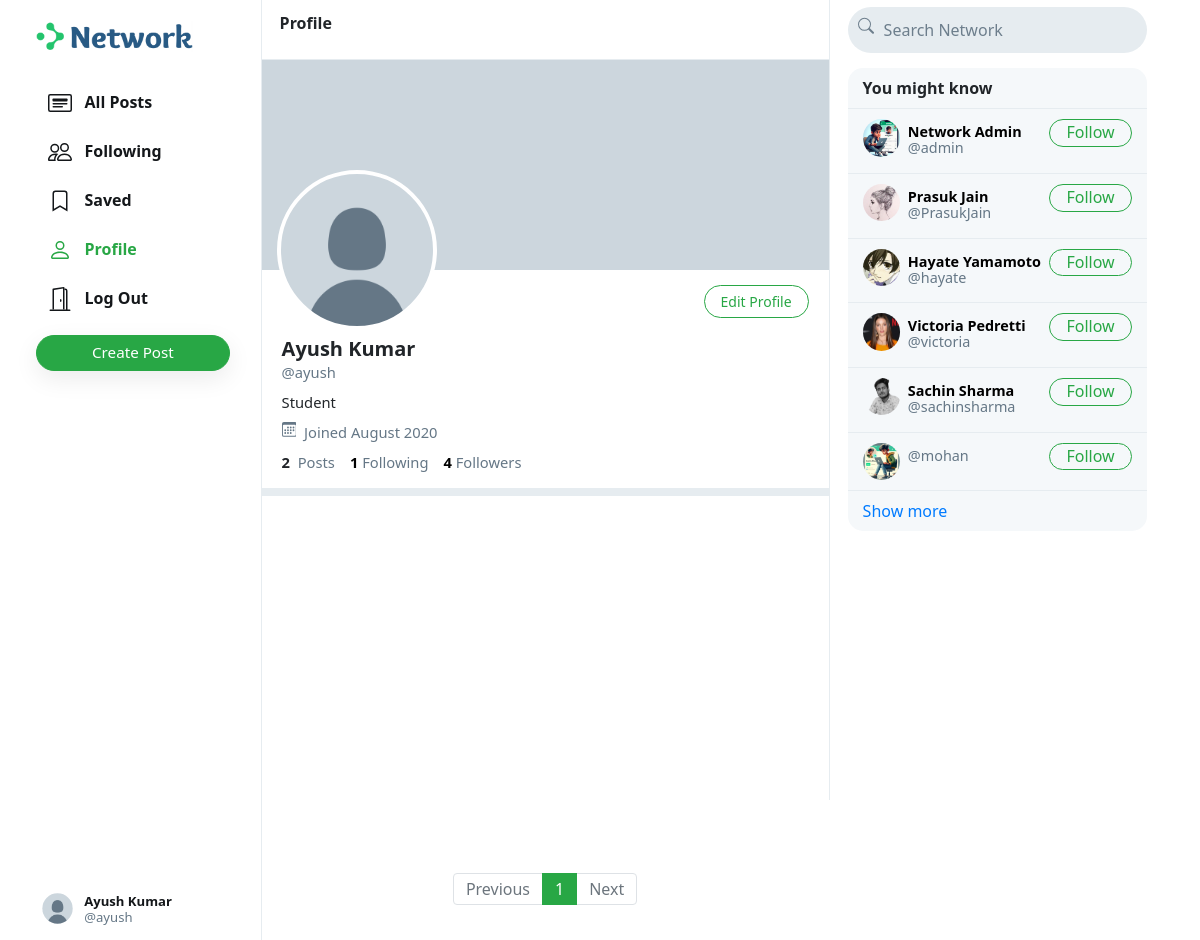
The app's page /ayush (signed in) with its own data.
### network/models.py (models this page shows, shortened)
class User(AbstractUser):
    profile_pic = models.ImageField(upload_to='profile_pic/')
    bio = models.TextField(max_length=160, blank=True, null=True)
    cover = models.ImageField(upload_to='covers/', blank=True)

### network/views.py (the view)
# urls.py: path("<str:username>", views.profile, name='profile'),
def profile(request, username):
    user = User.objects.get(username=username)
    all_posts = Post.objects.filter(creater=user).order_by('-date_created')
    paginator = Paginator(all_posts, 10)
    page_number = request.GET.get('page')
    if page_number == None:
        page_number = 1
    posts = paginator.get_page(page_number)
    followings = []
    suggestions = []
    follower = False
    if request.user.is_authenticated:
        followings = Follower.objects.filter(followers=request.user).values_list('user', flat=True)
        suggestions = User.objects.exclude(pk__in=followings).exclude(username=request.user.username).order_by("?")[:6]
        if request.user in Follower.objects.get(user=user).followers.all():
            follower = True
    follower_count = Follower.objects.get(user=user).followers.all().count()
    following_count = Follower.objects.filter(followers=user).count()
    return render(request, 'network/profile.html', {
        "username": user,
        "posts": posts,
        "posts_count": all_posts.count(),
        "suggestions": suggestions,
        "page": "profile",
        "is_follower": follower,
        "follower_count": follower_count,
        "following_count": following_count
    })

### network/templates/network/profile.html (shortened to what this page needs)
{% extends 'network/index.html' %}
{% load static %}
{% block profile %}
    <div class="profile-view" data-user="{{username.username}}">
        <div class="cover-image" style="background-image: url(/media/{{username.cover}})"></div>
        <div class="profile-image" style="background-image: url(/media/{{username.profile_pic}})"></div>
        <div class="profile-details">
            <div>
                {% if user.username == username.username %}
                <a href="{% url 'edit_profile' %}">
                    <button class="btn btn-outline-success float-right merabutton" id="edit-profile-btn" >Edit Profile</button>
                </a>
                {% elif is_follower %}
                    <button class="btn btn-success float-right merabutton" onclick="unfollow_user(this,'{{username.username}}','edit_page')"   id="following-btn">Following</button>
                {% else %}
                    <button class="btn btn-outline-success float-right merabutton" onclick="follow_user(this,'{{username.username}}','edit_page')"  id="follow-btn">Follow</button>
                {% endif %}
            </div>
            <div class="details-data">
                <h5>{{username.first_name}} {{username.last_name}}</h5>
                <div class="grey">@{{username.username}}</div>
                <div class="bio">
                    {% if username.bio is not None %}
                        {{username.bio}}
                    {% endif %}
                </div>
                <div class="grey" style="padding: 8px 0px;">
                    &nbsp;Joined {{username.date_joined | date:"F Y"}}
                </div>
                <div>
                    <strong>
                        {{posts_count}}
                    </strong>
                    &nbsp;<span class="grey">Posts</span>
                    <a href="#">
                        <strong id="following__count">{{following_count | default:0}}</strong>&nbsp;<span class="grey">Following</span>
                    </a>
                    <a href="#">
                        <strong id="follower__count">{{follower_count | default:0}}</strong>&nbsp;<span class="grey">Followers</span>
                    </a>
                </div>
            </div>
        </div>
    </div>
    <div class="space"></div>
{% endblock %}

### network/templates/network/layout.html (shortened to what this page needs)
{% load static %}
<!DOCTYPE html>
<html lang="en">
    <head>
        <link rel="stylesheet" href="https://stackpath.bootstrapcdn.com/bootstrap/4.4.1/css/bootstrap.min.css">
        <link href="{% static 'network/styles.css' %}" rel="stylesheet">
    </head>
    <body>
        <div class="body" data-page="{{page}}">
            <div class="sidenav">
                <a href="{% url 'index' %}" class="navbar-brand">
                    <img src="{% static 'network/Images/logo.png' %}" height="31px">
                </a>
                <div style="height: 100%;">
                    <div>
                        <div>
                            <ul>
                                <li class="nav-item" id="all_posts">
                                <a href="{% url 'index' %}" class="nav-link">
                                    <div>
                                        &nbsp;&nbsp;All Posts
                                    </div>
                                </a>
                                </li>
                                {% if user.is_authenticated %}
                                    <li class="nav-item" id="following">
                                        <a href="{% url 'following' %}" class="nav-link">
                                            <div>
                                                &nbsp;&nbsp;Following
                                            </div>
                                        </a>
                                    </li>
                                    <li class="nav-item" id="saved">
                                        <a href="{% url 'saved' %}" class="nav-link">
                                            <div>
                                                <svg width="1.5em" height="1.5em" viewBox="0 0 16 16" class="bi bi-bookmark" fill="currentColor" xmlns="http://www.w3.org/2000/svg">
                                                    <path fill-rule="evenodd" d="M8 12l5 3V3a2 2 0 0 0-2-2H5a2 2 0 0 0-2 2v12l5-3zm-4 1.234l4-2.4 4 2.4V3a1 1 0 0 0-1-1H5a1 1 0 0 0-1 1v10.234z"/>
                                                  </svg>
                                                &nbsp;&nbsp;Saved
                                            </div>
                                        </a>
                                    </li>
                                    <li class="nav-item" id="profile">
                                        <a href="{% url 'profile' user.username %}" class="nav-link">
                                            <div>
                                                &nbsp;&nbsp;Profile
                                            </div>
                                        </a>
                                    </li>
                                    <li class="nav-item" id="logout">
                                        <a href="{% url 'logout' %}" class="nav-link">
                                            <div>
                                                &nbsp;&nbsp;Log Out
                                            </div>
                                        </a>
                                    </li>
                                {% endif %}
                            </ul>
                        </div>
                        {% if user.is_authenticated %}
                            <button id="popup-btn" class="btn btn-success new-post-btn" onclick="createpost()">Create Post</button>
                        {% endif %}
                    </div>
                    <div style="position: absolute; bottom: 10px;">
                        {% if user.is_authenticated %}
                            <li class="nav-item sidenav-user">
                                <a href="{% url 'profile' user.username %}" class="nav-link">
                                    <div class="user_account">
                                        <div class="small-profilepic" style="float: left; background-image: url(/media/{{user.profile_pic}})"></div>
                                        <div style="height: 2.7vw; margin: auto;">
                                            <div style="margin-top: 4px;"><strong>{{user.first_name}} {{user.last_name}}</strong></div>
                                            <div class="grey" style="margin-top: 4px;">@{{ user.username }}</div>
                                        </div>
                                    </div>
                                </a>
                            </li>
                        {% endif %}
                    </div>
                </div>
            </div>
            {% block body %}
            {% endblock %}
            <div class="right-div">
                <nav class="head">
                    <form action="#">
                        <div class="search-div">
                            <div>
                            </div>
                            <input type="text" name="query" id="search-box" placeholder="Search Network">
                        </div>
                    </form>
                </nav>
                <div class='right-div-content'>
                    <div class="space" style="background-color: white;"></div>
                    {% if user.is_authenticated %}
                        <div class="suggestion-box">
                            <div class="suggestion-header">
                                You might know
                            </div>
                            {% for suggestion in suggestions %}
                                <div class="suggestion-user">
                                    <div>
                                        <a href="{% url 'profile' suggestion.username %}">
                                            <div class="small-profilepic" style="background-image: url(/media/{{suggestion.profile_pic}})"></div>
                                        </a>
                                    </div>
                                    <div class="user-details">
                                        <a href="{% url 'profile' suggestion.username %}">
                                            <div id="user-name">
                                                <strong>
                                                    {{suggestion.first_name}} {{suggestion.last_name}}
                                                </strong>
                                            </div>
                                            <div class="grey">@{{suggestion.username}}</div>
                                        </a>
                                    </div>
                                    <div>
                                        <button class="btn btn-outline-success" type="button" onclick="follow_user(this,'{{suggestion.username}}','suggestion')">Follow</button>
                                    </div>
                                </div>
                            {% empty %}
                                    <div style="text-align: center; border-bottom: .5px solid #e6ecf0; padding: 10px 15px;">
                                        <span class="grey" style="font-size: .9em;">No suggestions available.</span>
                                    </div>
                            {% endfor %}
                            <div class="suggestion-footer">
                                <a href="#">Show more</a>
                            </div>
                        </div>
                    {% endif %}
                </div>
            </div>
        </div>
    </body>
</html>

### network/static/network/styles.css (style rules this page uses)
.body { display: flex; min-height: 100%; font-family: system-ui, sans-serif; }
.merabutton { font-size: 14px; }
.btn { border-radius: 20px; padding: 0.32rem 1rem 0.375rem 1rem; }
.btn, .btn:focus, .btn:active { box-shadow: none !important; -webkit-box-shadow: none !important; }
.grey { color: #657786; }
svg { vertical-align: text-top; }
.sidenav { height: 100%; width: 21.8%; position: fixed; top: 0; left: 0; padding: 15px; list-style: none; border-right: .5px solid #e6ecf0; z-index: 100; padding-left: 3%; background-color: white; }
.sidenav ul { list-style: none; padding-left: 0px; margin-top: 3vh; }
.sidenav li { margin-top: 7px; }
.sidenav .nav-link { color: #14171a; line-height: .7em; font-weight: 700; padding: 0px; }
.sidenav .nav-link>div { padding: 10px 20px 8px 12px; border-radius: 25px; line-height: 0.9em; width: max-content; }
.new-post-btn { padding-left: 55px !important; padding-right: 55px !important; font-size: .95em; font-weight: 530; box-shadow: rgba(0, 0, 0, 0.08) 0px 8px 24px !important; }
.user_account { display: flex; font-size: .82rem; font-weight: normal; padding-top: 3px !important; padding-bottom: 3px !important; padding-left: 3px !important; }
.user_account .small-profilepic { transform: scale(.82); margin-left: auto; margin-top: auto; }
.active a { color: #28a745 !important; }
.head { height: 7.5vh; }
.small-profilepic { width: 3.1vw; height: 3.1vw; border-radius: 9999px; overflow: hidden; margin-right: 8px; background-size: cover; background-repeat: no-repeat; background-position: center; box-sizing: content-box; }
.space { height: 8px; background-color: #e6ecf0; }
.cover-image { height: 210px; background-size: cover; background-position: center; background-repeat: no-repeat; background-color: #ccd6dd; }
.profile-image { width: 160px; height: 160px; position: absolute; left: 15px; top: 110px; border-radius: 99999px; border: 4px solid white; background-size: cover; background-repeat: no-repeat; background-position: center; background-color: white; }
.profile-details { padding: 15px 20px; }
.profile-details button { padding-bottom: 0.3rem; }
.profile-details>.details-data { margin-top: 52px; font-size: .92em; }
.profile-details h5 { font-weight: 800; margin-bottom: 0px; }
.profile-details a { color: black; text-decoration: none; }
.bio { margin-top: 8px; }
.right-div { width: 28%; height: 100vh; position: fixed; right: 2.95%; border-left: .5px solid #e6ecf0; background-color: white; }
.right-div .head { padding: .9vh 1.5vw; }
.right-div .search-div { margin-left: auto; margin-right: auto; display: flex; border-radius: 25px; background-color: #e6ecf0; padding-left: 10px; padding-right: 10px; vertical-align: middle; }
#search-box { height: 5.7vh; border: none; background: none; outline: none; width: 100%; margin-left: 8px; }
#search-box::placeholder { color: #6d7e8c; }
.right-div-content { height: 92.5vh; overflow: auto; padding-left: 1.5vw; padding-right: 1.5vw; }
.suggestion-box, .guest-box { border-radius: 15px; overflow: hidden; background-color: #f5f8fa; }
.suggestion-header { padding: 13px 15px; line-height: .9em; font-weight: 800; border-bottom: .5px solid #e6ecf0; }
.suggestion-user { display: flex; padding: 10px 15px; font-size: .9em; border-bottom: .5px solid #e6ecf0; }
.suggestion-user a { color: black; text-decoration: none; }
.user-details { flex: 1; line-height: 1.1em; padding: 5px 0px 7px 0px; }
.suggestion-user .btn { padding: 0em 1em .09em 1em; }
.suggestion-footer { padding: 13px 15px; line-height: .9em; }
.suggestion-footer a { text-decoration: none; }

### records on screen
User: profile_pic (placeholder picture), first_name "Ayush", last_name "Kumar", username "ayush", bio "Student", date_joined "August 2020"
User: profile_pic (picture), first_name "Network", last_name "Admin", username "admin"
User: profile_pic (picture), first_name "Prasuk", last_name "Jain", username "PrasukJain"
User: profile_pic (picture), first_name "Hayate", last_name "Yamamoto", username "hayate"
User: profile_pic (picture), first_name "Victoria", last_name "Pedretti", username "victoria"
User: profile_pic (picture), first_name "Sachin", last_name "Sharma", username "sachinsharma"
User: profile_pic (picture), username "mohan"

### other values on screen
{{ posts_count }} "2"
{{ following_count | default:0 }} "1"
{{ follower_count | default:0 }} "4"
{{ each }} "1"
